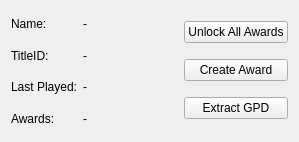
           <widget class="QWidget" name="tab">
            <attribute name="title">
             <string>Game</string>
            </attribute>
            <layout class="QHBoxLayout" name="horizontalLayout_14">
             <item>
              <layout class="QHBoxLayout" name="horizontalLayout_13" stretch="1,2">
               <item>
                <layout class="QVBoxLayout" name="verticalLayout_21">
                 <item>
                  <widget class="QLabel" name="lblAwGameName1">
                   <property name="text">
                    <string>Name:</string>
                   </property>
                  </widget>
                 </item>
                 <item>
                  <widget class="QLabel" name="lblAwGameTitleID1">
                   <property name="text">
                    <string>TitleID:</string>
                   </property>
                  </widget>
                 </item>
                 <item>
                  <widget class="QLabel" name="lblAwGameLastPlayed1">
                   <property name="text">
                    <string>Last Played:</string>
                   </property>
                  </widget>
                 </item>
                 <item>
                  <widget class="QLabel" name="lblAwGameAwards1">
                   <property name="text">
                    <string>Awards:</string>
                   </property>
                  </widget>
                 </item>
                </layout>
               </item>
               <item>
                <layout class="QVBoxLayout" name="verticalLayout_20">
                 <item>
                  <widget class="QLabel" name="lblAwGameName">
                   <property name="text">
                    <string>-</string>
                   </property>
                  </widget>
                 </item>
                 <item>
                  <widget class="QLabel" name="lblAwGameTitleID">
                   <property name="text">
                    <string>-</string>
                   </property>
                  </widget>
                 </item>
                 <item>
                  <widget class="QLabel" name="lblAwGameLastPlayed">
                   <property name="text">
                    <string>-</string>
                   </property>
                  </widget>
                 </item>
                 <item>
                  <widget class="QLabel" name="lblAwGameAwards">
                   <property name="text">
                    <string>-</string>
                   </property>
                  </widget>
                 </item>
                </layout>
               </item>
              </layout>
             </item>
             <item>
              <widget class="QLabel" name="imgAwBoxArt">
               <property name="minimumSize">
                <size>
                 <width>85</width>
                 <height>120</height>
                </size>
               </property>
               <property name="maximumSize">
                <size>
                 <width>85</width>
                 <height>120</height>
                </size>
               </property>
               <property name="frameShape">
                <enum>QFrame::NoFrame</enum>
               </property>
               <property name="text">
                <string/>
               </property>
              </widget>
             </item>
             <item>
              <layout class="QVBoxLayout" name="verticalLayout_13">
               <item>
                <widget class="QPushButton" name="btnUnlockAllAwards">
                 <property name="text">
                  <string>Unlock All Awards</string>
                 </property>
                 <property name="icon">
                  <iconset resource="Resources.qrc">
                   <normaloff>:/Images/unlock.png</normaloff>:/Images/unlock.png</iconset>
                 </property>
                 <property name="iconSize">
                  <size>
                   <width>20</width>
                   <height>20</height>
                  </size>
                 </property>
                </widget>
               </item>
               <item>
                <widget class="QPushButton" name="btnCreateAward">
                 <property name="text">
                  <string>Create Award</string>
                 </property>
                 <property name="icon">
                  <iconset resource="Resources.qrc">
                   <normaloff>:/Images/add.png</normaloff>:/Images/add.png</iconset>
                 </property>
                 <property name="iconSize">
                  <size>
                   <width>20</width>
                   <height>20</height>
                  </size>
                 </property>
                </widget>
               </item>
               <item>
                <widget class="QPushButton" name="btnExtractGPD_2">
                 <property name="text">
                  <string>Extract GPD</string>
                 </property>
                 <property name="icon">
                  <iconset resource="Resources.qrc">
                   <normaloff>:/Images/extract.png</normaloff>:/Images/extract.png</iconset>
                 </property>
                 <property name="iconSize">
                  <size>
                   <width>20</width>
                   <height>20</height>
                  </size>
                 </property>
                </widget>
               </item>
              </layout>
             </item>
            </layout>
           </widget>
